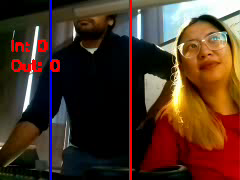
#> input picture frame 0 of counter/15_02_50.avi, 240 x 180 px, given in place of the camera
$ python test.py   (older library calls are emulated)
#> lines starting #> are read from the running program, lines starting #| are printed output that depends on the picture
import argparse
import datetime
import imutils
import math

import cv2
import numpy as np

width = 640

textIn = 0
textOut = 0

def testIntersectionIn(x, y):

    res = -450 * x + 400 * y + 157500
    if((res >= -550) and  (res < 550)):
        print (str(res))
        return True
    return False


def testIntersectionOut(x, y):
    res = -450 * x + 400 * y + 180000
    if ((res >= -550) and (res <= 550)):
        print (str(res))
        return True

    return False

camera = cv2.VideoCapture(0)

firstFrame = None


while True:

    (grabbed, frame) = camera.read()
#> frame is the input picture: shape (180, 240, 3); mean B, G, R 36.8, 51.1, 76
    text = "Unoccupied"


    if not grabbed:
        break

    frame = imutils.resize(frame, width=width)
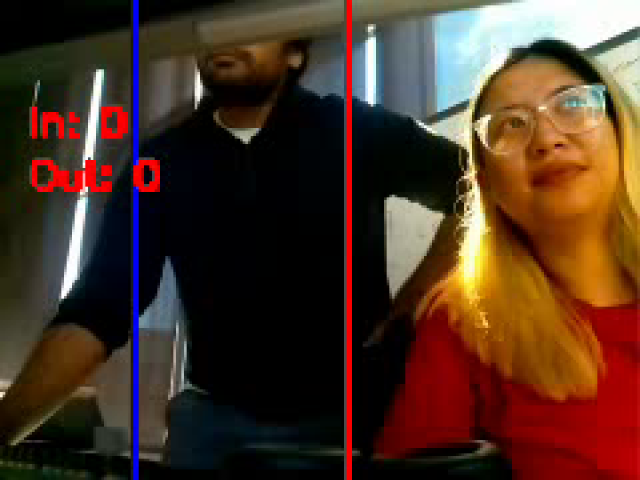
#> frame: shape (480, 640, 3); mean B, G, R 36.8, 51.1, 76
    gray = cv2.cvtColor(frame, cv2.COLOR_BGR2GRAY)
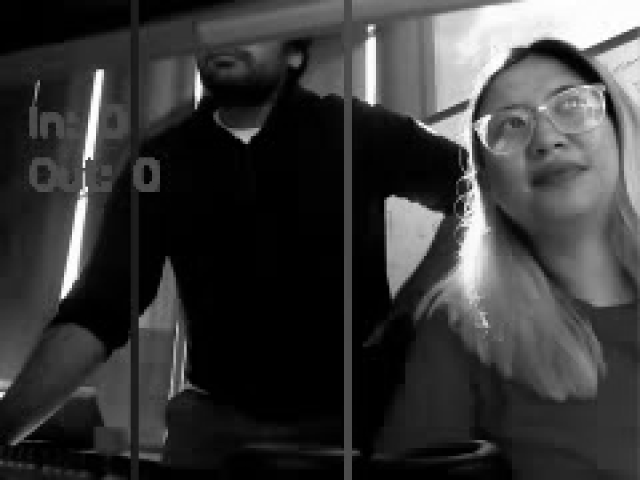
#> gray: shape (480, 640); min 0, max 255, mean 56.9
    gray = cv2.GaussianBlur(gray, (21, 21), 0)
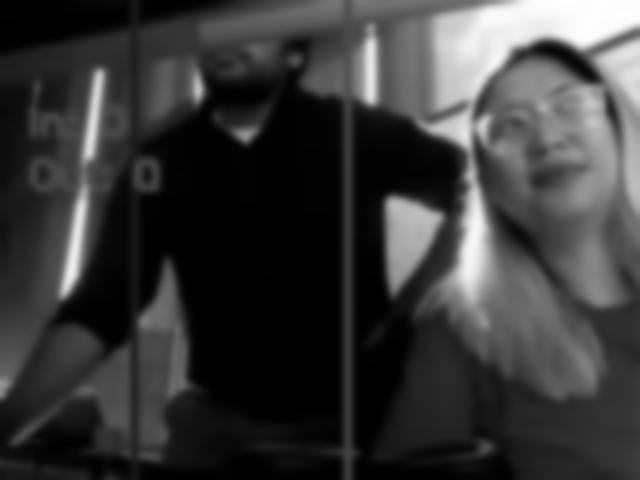
#> gray: shape (480, 640); min 0, max 254, mean 56.9


    if firstFrame is None:
        firstFrame = gray
        continue


    frameDelta = cv2.absdiff(firstFrame, gray)
    thresh = cv2.threshold(frameDelta, 25, 255, cv2.THRESH_BINARY)[1]

    thresh = cv2.dilate(thresh, None, iterations=2)
    # _, cnts, _ = cv2.findContours(thresh.copy(), cv2.RETR_EXTERNAL, cv2.CHAIN_APPROX_SIMPLE)
    cnts,hierachy=cv2.findContours(thresh,cv2.RETR_TREE,cv2.CHAIN_APPROX_SIMPLE)

    for c in cnts:
        if cv2.contourArea(c) < 12000:
            continue

        (x, y, w, h) = cv2.boundingRect(c)
        cv2.rectangle(frame, (x, y), (x + w, y + h), (0, 255, 0), 2)

        cv2.line(frame, (320, 0), (320, 450), (250, 0, 1), 2) #blue line
        # cv2.line(frame, (width / 2, 0), (width, 450), (250, 0, 1), 2) #blue line
        cv2.line(frame, (270, 0), (270, 450), (0, 0, 255), 2)#red line

        #
        # cv2.line(frame, (width / 2 - 50, 0), (width - 50, 450), (0, 0, 255), 2)


        rectagleCenterPont = ((x + x + w) //2, (y + y + h) // 2)
        cv2.circle(frame, rectagleCenterPont, 1, (0, 0, 255), 5)


        if(testIntersectionIn((x + x + w) / 2, (y + y + h) / 2)):
            textIn += 1

        if(testIntersectionOut((x + x + w) / 2, (y + y + h) / 2)):
            textOut += 1

    if cv2.waitKey(1) & 0xFF == ord('q'):
        break

    cv2.putText(frame, "In: {}".format(str(textIn)), (10, 50),
                cv2.FONT_HERSHEY_SIMPLEX, 0.5, (0, 0, 255), 2)
    cv2.putText(frame, "Out: {}".format(str(textOut)), (10, 70),
                cv2.FONT_HERSHEY_SIMPLEX, 0.5, (0, 0, 255), 2)
    cv2.putText(frame, datetime.datetime.now().strftime("%A %d %B %Y %I:%M:%S%p"),
                (10, frame.shape[0] - 10), cv2.FONT_HERSHEY_SIMPLEX, 0.35, (0, 0, 255), 1)
    cv2.imshow("Security Feed", frame)

camera.release()
cv2.destroyAllWindows()
